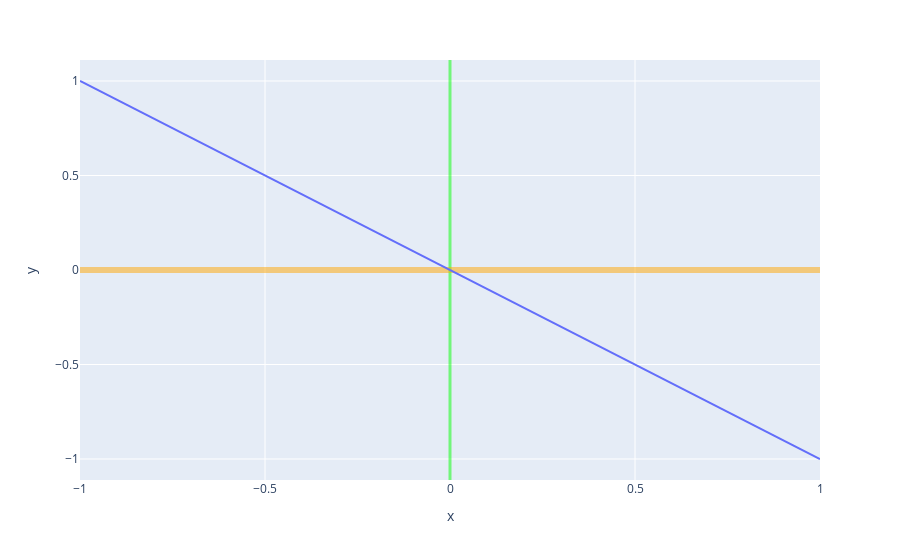

Notebook code cell kept with this figure:
### Markdown cell above
## Zero Kullanımı

### Code cell
fig = px.line(y=[1, -1], x=[-1,1])

fig.update_xaxes(zeroline=True, zerolinewidth=3, zerolinecolor='rgba(0,255,0,0.5)')
fig.update_yaxes(zeroline=True, zerolinewidth=6, zerolinecolor='rgba(255,165,0,0.5)')

fig.show()

### Figure 1 — Plotly figure (JSON) as saved in the notebook; plotly's stock layout.template omitted (floating-point values rounded to 4 significant figures)
{"data": [{"hovertemplate": "x=%{x}<br>y=%{y}<extra></extra>", "legendgroup": "", "line": {"color": "#636efa", "dash": "solid"}, "marker": {"symbol": "circle"}, "mode": "lines", "name": "", "orientation": "v", "showlegend": false, "type": "scatter", "x": [-1, 1], "xaxis": "x", "y": [1, -1], "yaxis": "y"}], "layout": {"legend": {"tracegroupgap": 0}, "margin": {"t": 60}, "xaxis": {"anchor": "y", "domain": [0, 1], "title": {"text": "x"}, "zeroline": true, "zerolinecolor": "rgba(0,255,0,0.5)", "zerolinewidth": 3}, "yaxis": {"anchor": "x", "domain": [0, 1], "title": {"text": "y"}, "zeroline": true, "zerolinecolor": "rgba(255,165,0,0.5)", "zerolinewidth": 6}}}
